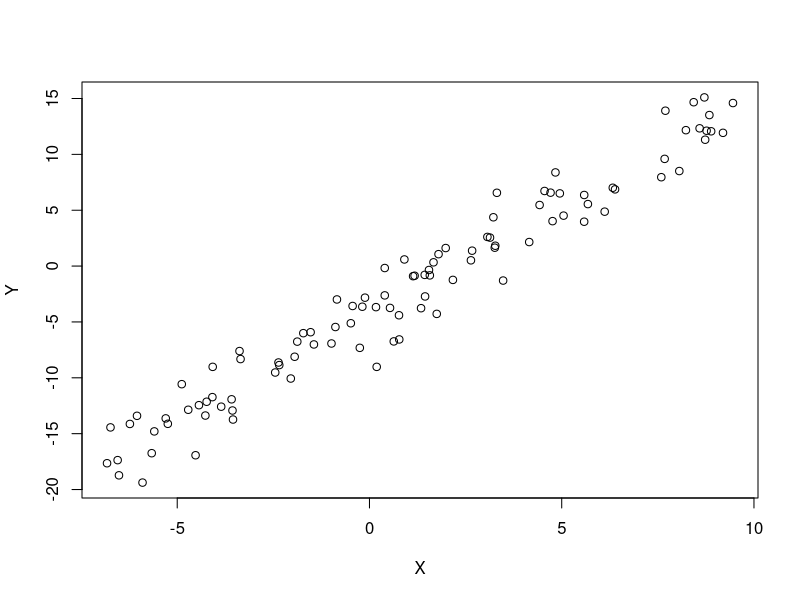
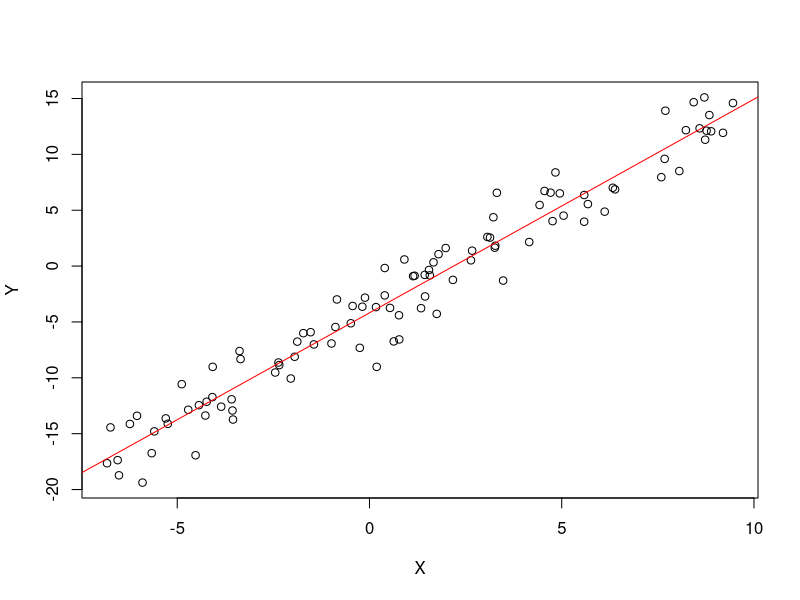

Reproduce these figures in R, in order.
## ---- chunk 1
# Creation of variables for two variables 
# X as 100 observation from -7 to 10 that follow uniform law 
X <- runif(100,-7,10)
# Y linearly 'connected' to X + some gaussian noise
Y <- - 4 + 2 * X + rnorm(100,0,2)
# Plot of the cloud of point
plot(X,Y)
## ---- chunk 2

L <- lm(Y~X) # perform a linea model 
plot(X,Y)
# create a red line that fit the linear regression
abline(L,col='red') # equal abline(reg= L, col='red'
## ---- chunk 3
print(L)
